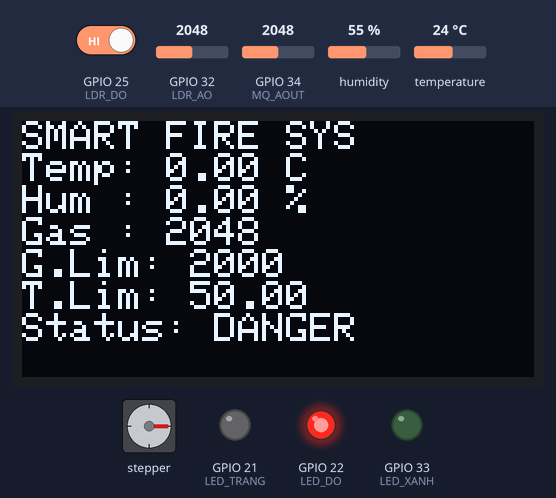
Bench run of a program on a simulated ESP32. Shown: stepper motor, 128×64 one-colour display, output pins drawn as LEDs (lit = HIGH). Wiring (from diagram.json): stepper motor driver (200 steps per turn assumed): step GPIO 15; direction GPIO 2. The inputs (shaded band) are chosen by the test bench; at power-on: GPIO 34 (MQ_AOUT) = 2048, GPIO 25 (LDR_DO) HIGH, humidity 55 %, temperature 24 °C, GPIO 32 (LDR_AO) = 2048. WiFi joins after 1.5 s; servers stay silent unless stated; uploads are accepted with an empty reply; the local clock reads 2024-03-15 10:24:30 at power-on unless the program sets it; pins used as bus, display or sensor lines are not drawn; what the program prints to the serial monitor is not drawn.

Above: at 2.8 s.
2.9 s: GPIO 34 (MQ_AOUT) set to 1971
At 4.2 s:
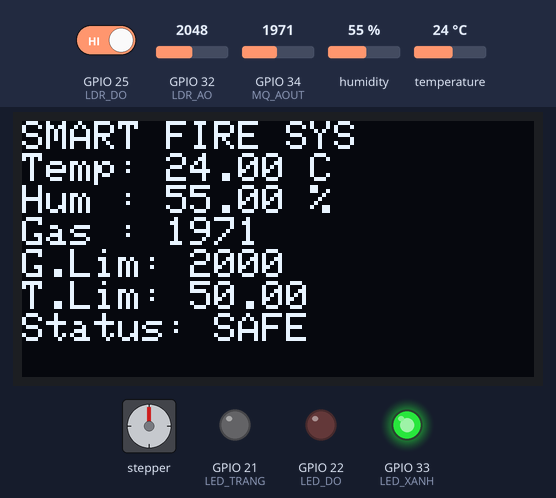
5.4 s: GPIO 25 (LDR_DO) driven LOW
At 6.3 s:
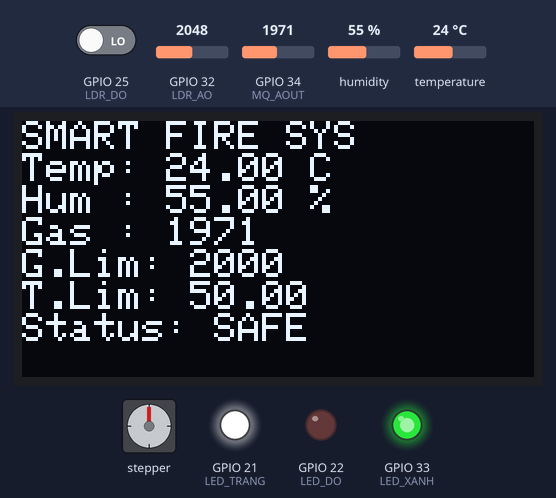
6.9 s: GPIO 34 (MQ_AOUT) set to 2040
At 8.6 s:
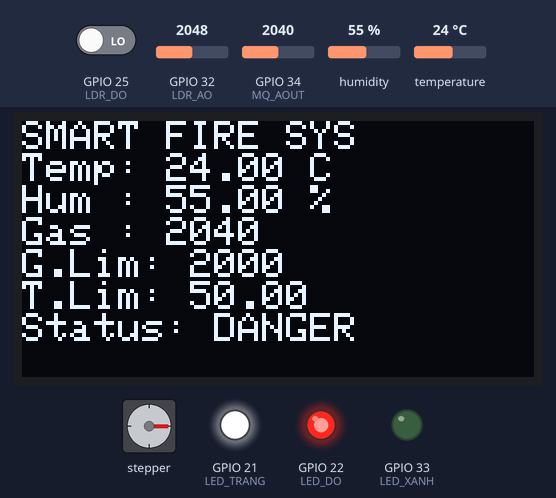
9.6 s: humidity set to 22 %
At 12.1 s:
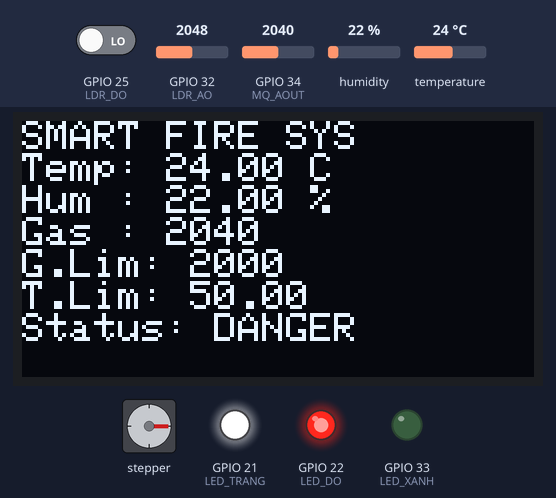
12.6 s: GPIO 34 (MQ_AOUT) set to 1960
At 13.6 s:
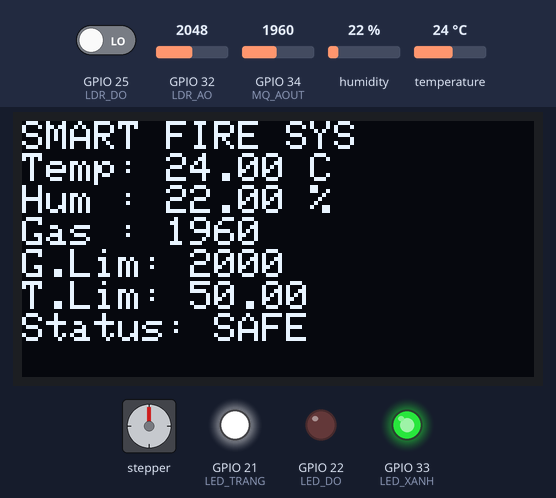
14.6 s: temperature set to 12 °C
At 19.5 s:
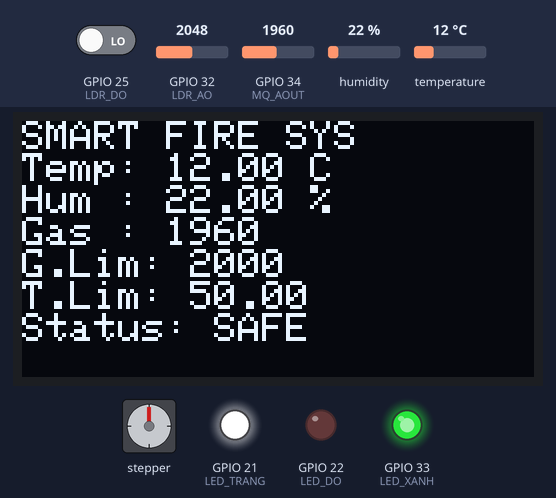
Timing chart, 0 to 21.0 s (numbered marks = the images above; inputs shaded):
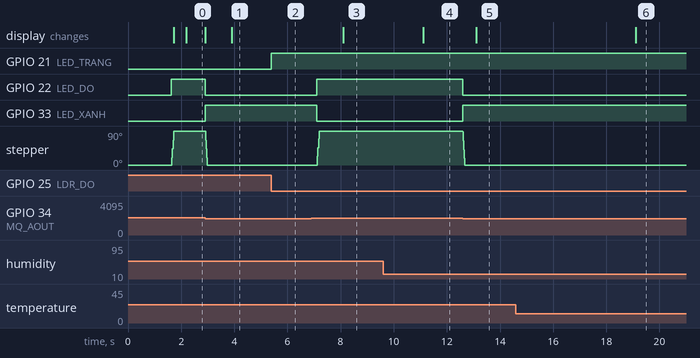

The program:

main.cpp
```cpp
#include <WiFi.h>
#include <HTTPClient.h>
#include <Wire.h>
#include <DHT.h>
#include "SSD1306Ascii.h"
#include "SSD1306AsciiWire.h"
#include <time.h>

const char* ssid = "Wokwi-GUEST";
const char* password = "";

String firebaseURL = "https://smartparking-d39a7-default-rtdb.asia-southeast1.firebasedatabase.app/";

#define DHTPIN 12
#define DHTTYPE DHT22
#define MQ_AOUT 34
#define LDR_AO 32   // FIX: đổi từ GPIO26 (ADC2, xung đột WiFi) sang GPIO32 (ADC1)
#define LDR_DO 25
#define OLED_SDA 18
#define OLED_SCL 5
#define OLED_ADDR 0x3C
#define LED_XANH 33
#define LED_DO 22
#define LED_TRANG 21
#define STEP_PIN 15
#define DIR_PIN 2

DHT dht(DHTPIN, DHTTYPE);
SSD1306AsciiWire oled;

float temp = 0, hum = 0;
int gasValue = 0, lightValue = 0, lightDigital = HIGH;
int gasLimit = 2000;
float tempLimit = 50.0;
int ledWhiteControl = 0;

bool doorOpened = false;
String status = "SAFE";

unsigned long lastDHT = 0;
unsigned long lastControl = 0;
unsigned long lastFirebase = 0;
unsigned long lastOled = 0;
long nodeTime = 0;

// ====== FIX: mốc thời gian đọc từng cảm biến (đơn vị micros, để tính latency theo ms) ======
unsigned long gasReadMicros = 0;
unsigned long lightReadMicros = 0;
unsigned long dhtReadMicros = 0;

// Latency từng cảm biến tính tại thời điểm đóng gói JSON (ms), để gửi kèm lên Firebase
float gasLatencyMs = 0;
float lightLatencyMs = 0;
float dhtLatencyMs = 0;

const unsigned long DHT_TIME = 2000;
const unsigned long CONTROL_TIME = 1500;
const unsigned long FIREBASE_TIME = 1000;
const unsigned long OLED_TIME = 1000;

// Offset giờ VN, chỉ dùng để hiển thị OLED/Serial, KHÔNG dùng khi tính t1 gửi server
const long GMT_OFFSET_SEC_DISPLAY = 7 * 3600;

void stepMotor(int steps, bool dir) {
  digitalWrite(DIR_PIN, dir);

  for (int i = 0; i < steps; i++) {
    digitalWrite(STEP_PIN, HIGH);
    delayMicroseconds(800);
    digitalWrite(STEP_PIN, LOW);
    delayMicroseconds(800);
  }
}

void readControl() {
  if (WiFi.status() != WL_CONNECTED) return;

  HTTPClient http;
  http.begin(firebaseURL + "control.json");

  int code = http.GET();

  if (code > 0) {
    String data = http.getString();

    int pLed = data.indexOf("\"ledWhite\":");
    int pGas = data.indexOf("\"gasLimit\":");
    int pTemp = data.indexOf("\"tempLimit\":");

    if (pLed >= 0) {
      ledWhiteControl = data.substring(pLed + 11).toInt();
    }

    if (pGas >= 0) {
      gasLimit = data.substring(pGas + 11).toInt();
    }

    if (pTemp >= 0) {
      tempLimit = data.substring(pTemp + 12).toFloat();
    }
  }

  http.end();
}

void sendSensor() {
  if (WiFi.status() != WL_CONNECTED) return;

  // Tính latency từng cảm biến
  unsigned long packMicros = micros();
  gasLatencyMs   = (packMicros - gasReadMicros)   / 1000.0;
  lightLatencyMs = (packMicros - lightReadMicros) / 1000.0;
  dhtLatencyMs   = (packMicros - dhtReadMicros)   / 1000.0;

  // ====== BẢN SỬA LỖI: Chỉ cần lấy trực tiếp UTC Epoch Time ======
  struct timeval tv;
  gettimeofday(&tv, NULL);
  // gettimeofday() tự động trả về UTC, không cần trừ đi múi giờ (GMT+7) nữa
  long long thoi_gian_gui_ms_utc = (tv.tv_sec * 1000LL) + (tv.tv_usec / 1000);

  char timeStr[24];
  sprintf(timeStr, "%llu", (unsigned long long)thoi_gian_gui_ms_utc);
  // ===============================================================

  HTTPClient http;
  http.begin(firebaseURL + "sensor.json");
  http.addHeader("Content-Type", "application/json");

  // Đóng gói chuỗi JSON
  String data = "{";
  data += "\"temperature\":" + String(temp) + ",";
  data += "\"humidity\":" + String(hum) + ",";
  data += "\"gas\":" + String(gasValue) + ",";
  data += "\"light\":" + String(lightValue) + ",";
  data += "\"status\":\"" + status + "\",";
  data += "\"ledWhite\":" + String(ledWhiteControl) + ",";
  data += "\"gasLimit\":" + String(gasLimit) + ",";
  data += "\"tempLimit\":" + String(tempLimit) + ",";
  data += "\"t1\":" + String(timeStr) + ",";
  data += "\"t2\":{\".sv\":\"timestamp\"},";
  data += "\"nodeTime\":" + String(nodeTime) + ",";
  data += "\"gasLatencyMs\":" + String(gasLatencyMs, 2) + ",";
  data += "\"lightLatencyMs\":" + String(lightLatencyMs, 2) + ",";
  data += "\"dhtLatencyMs\":" + String(dhtLatencyMs, 2);
  data += "}";

  int code = http.PUT(data);

  Serial.print("Firebase Code: ");
  Serial.println(code);

  http.end();
}

void updateSensor() {
  gasValue = analogRead(MQ_AOUT);
  gasReadMicros = micros();          // FIX: chốt mốc thời gian ngay sau khi đọc xong gas

  lightValue = analogRead(LDR_AO);
  lightReadMicros = micros();        // FIX: chốt mốc thời gian ngay sau khi đọc xong light

  lightDigital = digitalRead(LDR_DO);
}

void updateDHT() {
  float t = dht.readTemperature();
  float h = dht.readHumidity();
  dhtReadMicros = micros();          // FIX: chốt mốc thời gian ngay sau khi đọc xong DHT

  if (!isnan(t) && !isnan(h)) {
    temp = t;
    hum = h;
  }
}

void updateLogic() {
  bool danger = false;

  if (gasValue >= gasLimit || temp >= tempLimit) {
    danger = true;
  }

  status = danger ? "DANGER" : "SAFE";

  digitalWrite(LED_XANH, danger ? LOW : HIGH);
  digitalWrite(LED_DO, danger ? HIGH : LOW);

  if (danger && doorOpened == false) {
    stepMotor(50, HIGH);
    doorOpened = true;
  }

  if (!danger && doorOpened == true) {
    stepMotor(50, LOW);
    doorOpened = false;
  }

  if (ledWhiteControl == 1 || lightDigital == LOW) {
    digitalWrite(LED_TRANG, HIGH);
  } else {
    digitalWrite(LED_TRANG, LOW);
  }
}

void updateOLED() {
  oled.clear();

  oled.println("SMART FIRE SYS");

  oled.print("Temp: ");
  oled.print(temp);
  oled.println(" C");

  oled.print("Hum : ");
  oled.print(hum);
  oled.println(" %");

  oled.print("Gas : ");
  oled.println(gasValue);

  oled.print("G.Lim: ");
  oled.println(gasLimit);

  oled.print("T.Lim: ");
  oled.println(tempLimit);

  oled.print("Status: ");
  oled.println(status);
}

void printSerial() {
  Serial.print("Temp: ");
  Serial.print(temp);
  Serial.print(" | Hum: ");
  Serial.print(hum);
  Serial.print(" | Gas: ");
  Serial.print(gasValue);
  Serial.print(" | Light: ");
  Serial.print(lightValue);
  Serial.print(" | GasLimit: ");
  Serial.print(gasLimit);
  Serial.print(" | TempLimit: ");
  Serial.print(tempLimit);
  Serial.print(" | Status: ");
  Serial.print(status);
  Serial.print(" | LED White: ");
  Serial.print(ledWhiteControl);
  Serial.print(" | GasLat(ms): ");
  Serial.print(gasLatencyMs);
  Serial.print(" | LightLat(ms): ");
  Serial.print(lightLatencyMs);
  Serial.print(" | DhtLat(ms): ");
  Serial.println(dhtLatencyMs);
}

void setup() {
  Serial.begin(115200);

  dht.begin();

  pinMode(LED_XANH, OUTPUT);
  pinMode(LED_DO, OUTPUT);
  pinMode(LED_TRANG, OUTPUT);
  pinMode(LDR_DO, INPUT);
  pinMode(STEP_PIN, OUTPUT);
  pinMode(DIR_PIN, OUTPUT);

  Wire.begin(OLED_SDA, OLED_SCL);
  oled.begin(&Adafruit128x64, OLED_ADDR);
  oled.setFont(Adafruit5x7);
  oled.clear();

  oled.println("SMART FIRE");
  oled.println("CONNECT WIFI");

  WiFi.begin(ssid, password);

  while (WiFi.status() != WL_CONNECTED) {
    delay(300);
    Serial.print(".");
  }

  // configTime vẫn dùng để hiển thị giờ VN trên OLED/Serial nếu cần;
  // sendSensor() đã tự trừ lại offset này để đưa t1 về đúng UTC.
  configTime(GMT_OFFSET_SEC_DISPLAY, 0, "pool.ntp.org", "time.nist.gov");
  Serial.print("\nDang dong bo thoi gian NTP");
  while (time(nullptr) < 100000) {
    delay(500);
    Serial.print(".");
  }
  Serial.println("\nDong bo thoi gian thanh cong!");

  oled.clear();
  oled.println("SMART FIRE");
  oled.println("WIFI READY");

  digitalWrite(LED_XANH, HIGH);
  digitalWrite(LED_DO, LOW);
  digitalWrite(LED_TRANG, LOW);
}

void loop() {
  unsigned long startNode = millis();

  unsigned long now = millis();

  updateSensor();
  updateLogic();

  if (now - lastDHT >= DHT_TIME) {
    lastDHT = now;
    updateDHT();
  }

  // FIX: chốt nodeTime và gửi sensor NGAY SAU khi đọc cảm biến,
  // TRƯỚC khi gọi readControl() — vì readControl() là HTTP GET (blocking),
  // nếu đặt trước sendSensor() nó sẽ làm "phình" sai latency của mọi cảm biến.
  nodeTime = millis() - startNode;

  if (now - lastFirebase >= FIREBASE_TIME) {
    lastFirebase = now;
    sendSensor();
  }

  // readControl() (HTTP GET, có thể block vài giây nếu mạng chậm) chạy SAU CÙNG,
  // không còn nằm giữa lúc đọc cảm biến và lúc đóng gói/gửi JSON nữa.
  if (now - lastControl >= CONTROL_TIME) {
    lastControl = now;
    readControl();
  }

  if (now - lastOled >= OLED_TIME) {
    lastOled = now;
    updateOLED();
    printSerial();
  }
}
```

Measured:
- the behaviour switches between 2000 and 1999 on GPIO 34 (MQ_AOUT) (found by bisection; images 0 and 1)
- after the input at 2.9 s, GPIO 22 (LED_DO): HIGH → LOW at once; GPIO 33 (LED_XANH): LOW → HIGH at once; stepper: turns 90° counter-clockwise, starting at once; the display: first differs from a run without the input after 1.0 s (image 1)
- after the input at 5.4 s, GPIO 21 (LED_TRANG): LOW → HIGH at once
- after the input at 6.9 s, GPIO 22 (LED_DO): LOW → HIGH after 0.21 s; GPIO 33 (LED_XANH): HIGH → LOW after 0.21 s; stepper: turns 90° clockwise, starting after 0.23 s; the display: changes after 1.2 s (image 3)
- after the input at 9.6 s, the display: changes after 1.5 s (image 4)
- after the input at 12.6 s, GPIO 22 (LED_DO): HIGH → LOW at once; GPIO 33 (LED_XANH): LOW → HIGH at once; stepper: turns 90° counter-clockwise, starting at once; the display: changes after 0.51 s (image 5)
- after the input at 14.6 s, the display: changes after 4.5 s (image 6)
- by itself, stepper: turns 90° clockwise
